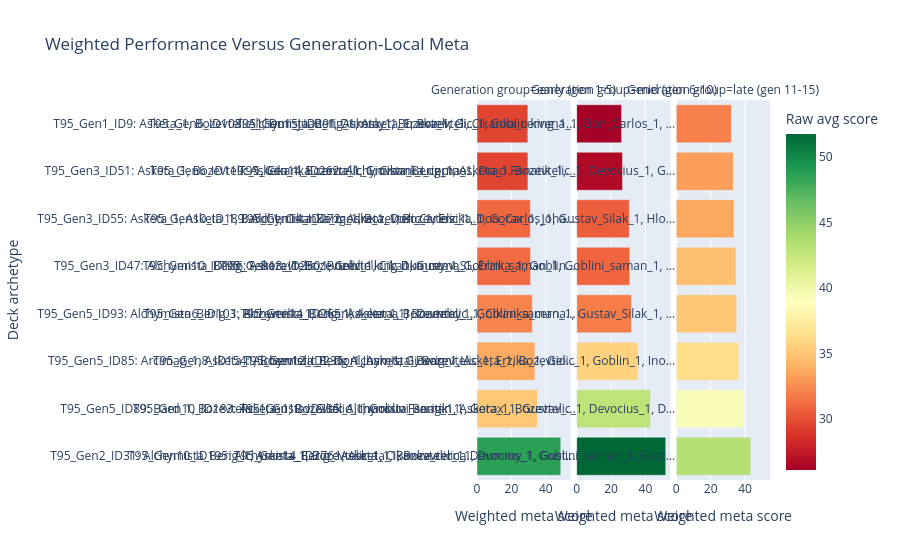

The code cell stored with this chart in its notebook:
### Markdown cell above
## Weighted Performance Versus Meta

This graph answers: which archetypes perform best against the opponents that actually exist in the same generation group?

The metric weights each deck's matchup score by opponent prevalence in the same generation. That is closer to academic "performance versus the meta" than a raw average over every opponent.

How to read it:

- High weighted meta score means the deck performs well into common local opponents.
- High raw average but lower weighted score means the deck beats rare opponents more than common ones.
- Strong late-generation decks are more relevant to the final trained meta than decks that dominated only early weaker opponents.
- Generation 1 is excluded where local genome prevalence cannot be joined reliably.

### Code cell
plot_weighted_meta_performance(group_count=3, top_n_per_group=8).show()

### Figure 1 — Plotly figure (JSON) as saved in the notebook; plotly's stock layout.template omitted (floating-point values rounded to 4 significant figures)
{"data": [{"customdata": [["Alchymista_Berig_1, Asketa_1, Bozevtelic_1, Cikanka_cerna_1, Johan_Johanit_1, Kardif_1, Pesak_1, Principal_1, Skret_1, Slon_1, Upir_1", 240, 12, 48.67], ["Bard_1, Bozevtelic_1, Gustav_Silak_1, Innosuv Fanatik_1, Karavanik_Macromir_1, Kardif_1, Paladin_1, Pesak_1, Principal_1, Strazny_1, Velitel straze_1", 120, 6, 35.17], ["Arcimag_1, Asketa_1, Bozevtelic_1, Don_Juan_1, Giovanni_Luppino_1, Gorax_1, Gustav_Silak_1, Innosuv Fanatik_1, Johan_Johanit_1, Slon_1, Strazny_1, Zabijak_1", 120, 6, 33.67], ["Alchymista_Berig_1, Bozevtelic_1, Cikanka_cerna_1, Dummy_1, Dummy_1, Gustav_Silak_1, Inosuv fanatik_1, Johan_Johanit_1, Kardif_1, Pesak_1, Velitel straze_1", 120, 6, 32.17], ["Alchymista_Berig_1, Bozevtelic_1, Goblin king_1, Gustav_Silak_1, Innosuv Fanatik_1, Karavanik_Macromir_1, Kardif_1, Paladin_1, Pesak_1, Strazny_1, Velitel straze_1", 360, 18, 31.11], ["Asketa_1, Asketa_1, Bard_1, Cikanka_modra_1, Don_Carlos_1, Innosuv Fanatik_1, Johan_Johanit_1, Karavanik_Macromir_1, Medved_1, Velitel straze_1", 120, 6, 31], ["Asketa_1, Bozevtelic_1, Cikanka_cerna_1, Giovanni_Luppino_1, Goblin king_1, Inkvizitor_Illbebad_1, Johan_Johanit_1, Kardif_1, Slon_1, Slon_1, Upir_1", 120, 6, 29.58], ["Asketa_1, Bozevtelic_1, Don_Juan_1, Dummy_1, Erzika_1, Giovanni_Luppino_1, Goblin king_1, Inkvizitor_Illbebad_1, Kardif_1, Medved_1, Velitel straze_1", 240, 12, 29.54]], "hovertemplate": "Generation group=early (gen 1-5)<br>Weighted meta score=%{x:.2f}<br>Deck archetype=%{y}<br>composition=%{customdata[0]}<br>sample_count=%{customdata[1]}<br>matchup_count=%{customdata[2]}<br>Raw avg score=%{marker.color:.2f}<extra></extra>", "legendgroup": "", "marker": {"color": [48.67, 35.17, 33.67, 32.17, 31.11, 31.0, 29.58, 29.54], "coloraxis": "coloraxis", "pattern": {"shape": ""}}, "name": "", "orientation": "h", "showlegend": false, "textposition": "auto", "type": "bar", "x": [48.67, 35.17, 33.67, 32.17, 31.11, 31.0, 29.58, 29.54], "xaxis": "x", "y": ["T95_Gen2_ID31: Alchymista_Berig_1, Asketa_1, Bozevtelic_1, Cikanka_cerna...", "T95_Gen5_ID89: Bard_1, Bozevtelic_1, Gustav_Silak_1, Innosuv Fanatik_1, ...", "T95_Gen5_ID85: Arcimag_1, Asketa_1, Bozevtelic_1, Don_Juan_1, Giovanni_L...", "T95_Gen5_ID93: Alchymista_Berig_1, Bozevtelic_1, Cikanka_cerna_1, Dummy_...", "T95_Gen3_ID47: Alchymista_Berig_1, Bozevtelic_1, Goblin king_1, Gustav_S...", "T95_Gen3_ID55: Asketa_1, Asketa_1, Bard_1, Cikanka_modra_1, Don_Carlos_1...", "T95_Gen3_ID51: Asketa_1, Bozevtelic_1, Cikanka_cerna_1, Giovanni_Luppino...", "T95_Gen1_ID9: Asketa_1, Bozevtelic_1, Don_Juan_1, Dummy_1, Erzika_1, Gi..."], "yaxis": "y"}, {"customdata": [["Alchymista_Berig_1, Asketa_1, Bozevtelic_1, Dummy_1, Gustav_Silak_1, Johan_Johanit_1, Karavanik_Macromir_1, Kardif_1, Lucisnik_1, Upir_1, Velitel straze_1", 120, 6, 51.75], ["Asketa_1, Bozevtelic_1, Goblini_saman_1, Gorax_1, Gustav_Silak_1, Johan_Johanit_1, Karavanik_Macromir_1, Melisenda_1, Strazny_1, Velitel straze_1, Zabijak_1", 120, 6, 42.92], ["Alchymista_Berig_1, Asketa_1, Bozevtelic_1, Erzika_1, Giovanni_Luppino_1, Gorax_1, Johan_Johanit_1, Karavanik_Macromir_1, Melisenda_1, Pesak_1, Upir_1", 120, 6, 35.67], ["Alchymista_Berig_1, Asketa_1, Bozevtelic_1, Cikanka_cerna_1, Don_Juan_1, Draci Fanatik_1, Erzika_1, Johan_Johanit_1, Melisenda_1, Pesak_1, Upir_1", 240, 12, 31.88], ["Asketa_1, Bozevtelic_1, Cikanka_cerna_1, Erzika_1, Goblini_saman_1, Gustav_Silak_1, Johan_Johanit_1, Medved_1, Slon_1, Velitel straze_1", 120, 6, 30.92], ["Alchymista_Berig_1, Bozevtelic_1, Erzika_1, Gorax_1, Johan_Johanit_1, Karavanik_Macromir_1, Kardif_1, Pesak_1, Pesak_1, Strazny_1, Velitel straze_1", 120, 6, 30.58], ["Asketa_1, Bozevtelic_1, Cikanka_cerna_1, Draci Fanatik_1, Gustav_Silak_1, Johan_Johanit_1, Pesak_1, Strazny_1, Upir_1, Zabijak_1, Zabijak_1", 120, 6, 26.67], ["Alchymista_Berig_1, Asketa_1, Bozevtelic_1, Goblin king_1, Gustav_Silak_1, Johan_Johanit_1, Karavanik_Macromir_1, Kardif_1, Pesak_1, Pesak_1, Strazny_1, Upir_1", 240, 12, 26.12]], "hovertemplate": "Generation group=mid (gen 6-10)<br>Weighted meta score=%{x:.2f}<br>Deck archetype=%{y}<br>composition=%{customdata[0]}<br>sample_count=%{customdata[1]}<br>matchup_count=%{customdata[2]}<br>Raw avg score=%{marker.color:.2f}<extra></extra>", "legendgroup": "", "marker": {"color": [51.75, 42.92, 35.67, 31.88, 30.92, 30.58, 26.67, 26.12], "coloraxis": "coloraxis", "pattern": {"shape": ""}}, "name": "", "orientation": "h", "showlegend": false, "textposition": "auto", "type": "bar", "x": [51.75, 42.92, 35.67, 31.88, 30.92, 30.58, 26.67, 26.12], "xaxis": "x2", "y": ["T95_Gen10_ID195: Alchymista_Berig_1, Asketa_1, Bozevtelic_1, Dummy_1, Gust...", "T95_Gen10_ID183: Asketa_1, Bozevtelic_1, Goblini_saman_1, Gorax_1, Gustav_...", "T95_Gen8_ID154: Alchymista_Berig_1, Asketa_1, Bozevtelic_1, Erzika_1, Gio...", "T95_Gen6_ID103: Alchymista_Berig_1, Asketa_1, Bozevtelic_1, Cikanka_cerna...", "T95_Gen10_ID186: Asketa_1, Bozevtelic_1, Cikanka_cerna_1, Erzika_1, Goblin...", "T95_Gen10_ID189: Alchymista_Berig_1, Bozevtelic_1, Erzika_1, Gorax_1, Joha...", "T95_Gen6_ID119: Asketa_1, Bozevtelic_1, Cikanka_cerna_1, Draci Fanatik_1,...", "T95_Gen6_ID108: Alchymista_Berig_1, Asketa_1, Bozevtelic_1, Goblin king_1..."], "yaxis": "y2"}, {"customdata": [["Asketa_1, Bozevtelic_1, Devocius_1, Goblini_saman_1, Gustav_Silak_1, Inosuv fanatik_1, Johan_Johanit_1, Karavanik_Macromir_1, Kulturni_trol_1, Upir_1", 240, 12, 43.29], ["Alchymista_Berig_1, Asketa_1, Bozevtelic_1, Devocius_1, Don_Carlos_1, Goblini_saman_1, Johan_Johanit_1, Karavanik_Macromir_1, Strazny_1, Upir_1, Velitel straze_1", 360, 18, 39.31], ["Alchymista_Berig_1, Asketa_1, Bozevtelic_1, Goblin_1, Inosuv fanatik_1, Johan_Johanit_1, Kardif_1, Panos_1, Upir_1, Velitel straze_1", 120, 6, 36.25], ["Asketa_1, Bozevtelic_1, Goblini_saman_1, Gustav_Silak_1, Johan_Johanit_1, Karavanik_Macromir_1, Silak_1, Strazny_1, Velitel straze_1, Zabijak_1", 120, 6, 35.08], ["Bozevtelic_1, Dummy_1, Goblini_saman_1, Goblini_saman_1, Gustav_Silak_1, Johan_Johanit_1, Medved_1, Nepotrebny novic_1, Upir_1, Velitel straze_1", 120, 6, 34.75], ["Asketa_1, Bozevtelic_1, Don_Carlos_1, Gustav_Silak_1, Hloupe_Lojzek_1, Johan_Johanit_1, Medved_1, Melisenda_1, Strazny_1, Upir_1, Zabijak_1", 120, 6, 33.58], ["Alchymista_Berig_1, Asketa_1, Bozevtelic_1, Devocius_1, Goblini_saman_1, Gustav_Silak_1, Johan_Johanit_1, Silak_1, Strazny_1, Upir_1", 120, 6, 33.17], ["Asketa_1, Bozevtelic_1, Cikanka_cervena_1, Don_Carlos_1, Gustav_Silak_1, Hloupe_Lojzek_1, Medved_1, Melisenda_1, Strazny_1, Upir_1, Zabijak_1", 120, 6, 32]], "hovertemplate": "Generation group=late (gen 11-15)<br>Weighted meta score=%{x:.2f}<br>Deck archetype=%{y}<br>composition=%{customdata[0]}<br>sample_count=%{customdata[1]}<br>matchup_count=%{customdata[2]}<br>Raw avg score=%{marker.color:.2f}<extra></extra>", "legendgroup": "", "marker": {"color": [43.29, 39.31, 36.25, 35.08, 34.75, 33.58, 33.17, 32.0], "coloraxis": "coloraxis", "pattern": {"shape": ""}}, "name": "", "orientation": "h", "showlegend": false, "textposition": "auto", "type": "bar", "x": [43.29, 39.31, 36.25, 35.08, 34.75, 33.58, 33.17, 32.0], "xaxis": "x3", "y": ["T95_Gen14_ID276: Asketa_1, Bozevtelic_1, Devocius_1, Goblini_saman_1, Gust...", "T95_Gen12_ID235: Alchymista_Berig_1, Asketa_1, Bozevtelic_1, Devocius_1, D...", "T95_Gen12_ID236: Alchymista_Berig_1, Asketa_1, Bozevtelic_1, Goblin_1, Ino...", "T95_Gen14_ID265: Asketa_1, Bozevtelic_1, Goblini_saman_1, Gustav_Silak_1, ...", "T95_Gen13_ID250: Bozevtelic_1, Dummy_1, Goblini_saman_1, Goblini_saman_1, ...", "T95_Gen14_ID272: Asketa_1, Bozevtelic_1, Don_Carlos_1, Gustav_Silak_1, Hlo...", "T95_Gen14_ID262: Alchymista_Berig_1, Asketa_1, Bozevtelic_1, Devocius_1, G...", "T95_Gen15_ID291: Asketa_1, Bozevtelic_1, Cikanka_cervena_1, Don_Carlos_1, ..."], "yaxis": "y3"}], "layout": {"annotations": [{"font": {}, "showarrow": false, "text": "Generation group=early (gen 1-5)", "x": 0.16, "xanchor": "center", "xref": "paper", "y": 1, "yanchor": "bottom", "yref": "paper"}, {"font": {}, "showarrow": false, "text": "Generation group=mid (gen 6-10)", "x": 0.5, "xanchor": "center", "xref": "paper", "y": 1, "yanchor": "bottom", "yref": "paper"}, {"font": {}, "showarrow": false, "text": "Generation group=late (gen 11-15)", "x": 0.84, "xanchor": "center", "xref": "paper", "y": 1, "yanchor": "bottom", "yref": "paper"}], "barmode": "relative", "coloraxis": {"autocolorscale": false, "colorbar": {"title": {"text": "Raw avg score"}}, "colorscale": [[0, "rgb(165,0,38)"], [0.1, "rgb(215,48,39)"], [0.2, "rgb(244,109,67)"], [0.3, "rgb(253,174,97)"], [0.4, "rgb(254,224,139)"], [0.5, "rgb(255,255,191)"], [0.6, "rgb(217,239,139)"], [0.7, "rgb(166,217,106)"], [0.8, "rgb(102,189,99)"], [0.9, "rgb(26,152,80)"], [1, "rgb(0,104,55)"]]}, "legend": {"tracegroupgap": 0}, "title": {"text": "Weighted Performance Versus Generation-Local Meta"}, "xaxis": {"anchor": "y", "domain": [0, 0.32], "title": {"text": "Weighted meta score"}}, "xaxis2": {"anchor": "y2", "domain": [0.34, 0.66], "matches": "x", "title": {"text": "Weighted meta score"}}, "xaxis3": {"anchor": "y3", "domain": [0.68, 1.0], "matches": "x", "title": {"text": "Weighted meta score"}}, "yaxis": {"anchor": "x", "domain": [0, 1], "showticklabels": true, "title": {"text": "Deck archetype"}}, "yaxis2": {"anchor": "x2", "domain": [0, 1], "showticklabels": true}, "yaxis3": {"anchor": "x3", "domain": [0, 1], "showticklabels": true}}}
